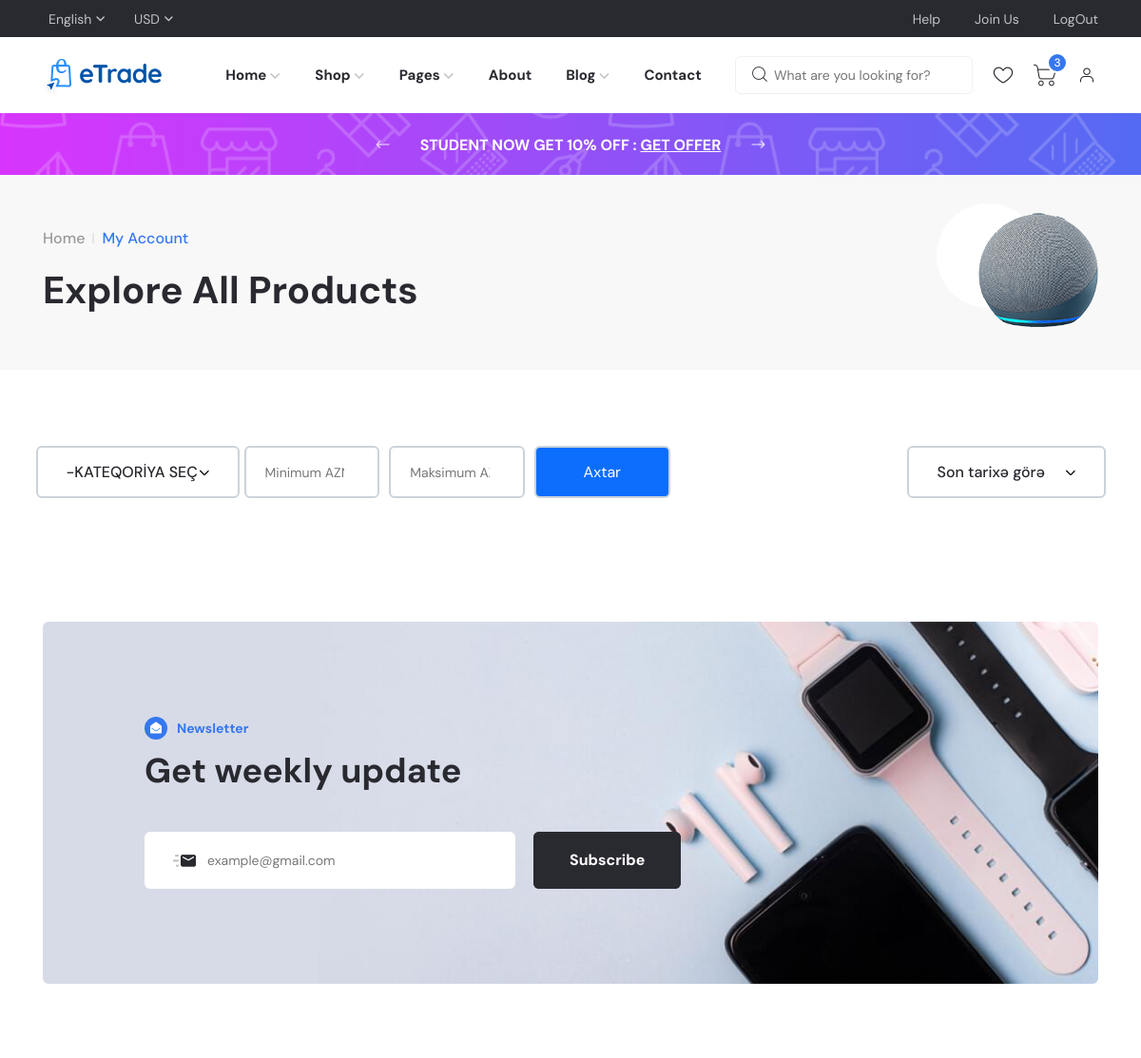
The page /list/ (signed in, upper part) on the database as committed earlier.
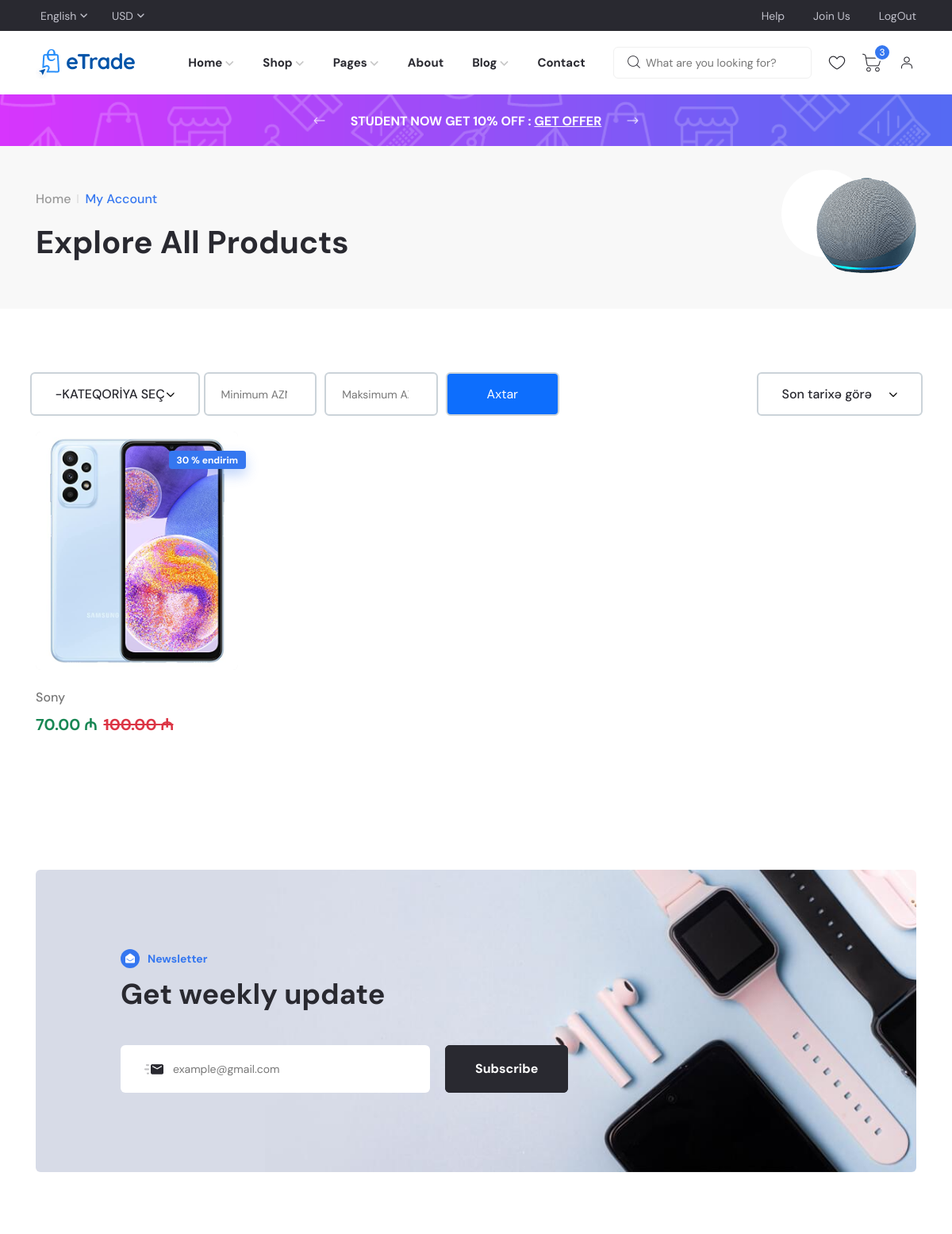
The same page on the database as committed later.
### products/models.py (models this page shows, shortened)
class Product(DateMixin):
    persentage = (
        (5, '5'),
        (10, '10'),
        (15, '15'),
        (20, '20'),
        (25, '25'),
        (30, '30'),
        (35, '35'),
        (40, '40'),
        (45, '45'),
        (50, '50'),
        (55, '55'),
        (60, '60'),
        (65, '65'),
        (70, '70'),
        (75, '75'),
        (80, '80'),
        (85, '85'),
        (90, '90'),
        (95, '95'),
        (100, '100')
    )
    user = models.ForeignKey(User, on_delete=models.CASCADE)
    category = models.ForeignKey(Category, on_delete=models.CASCADE, verbose_name="Kateqoriya")
    name = models.CharField(max_length=300, verbose_name="Məsulun adı")
    description = RichTextField(blank=True, null=True, verbose_name="Açıqlama")
    price = models.FloatField( verbose_name="Qiymət")
    in_sale = models.BooleanField(default=False , verbose_name="Endirimdə")
    discount_persentage = models.IntegerField(choices=persentage, null=True, blank=True, verbose_name="Endirim %")
    discount_price = models.FloatField(blank=True, null=True, verbose_name="Endirimli qiymət")
    class Meta:
        verbose_name = "Mehsullar"
        verbose_name_plural = "Mehsullar"
        ordering = ['-created_at','discount_price']

class ProductImage(DateMixin):
    product = models.ForeignKey(Product, on_delete=models.CASCADE)
    image = models.ImageField(upload_to=Uploader.upload_image_to_product)
    class Meta:
        verbose_name = "Məhsul şəkilləri"
        verbose_name_plural = "Məhsulların şəkilləri"
        ordering = ['-created_at']

### products/views.py (the view, shortened to what this page needs)
# urls.py: path("list/", views.product_list_view, name="list"),
@login_required(login_url="/login/")
def product_list_view(request):
    filter_dict = {}  #melumati icine doldurub sehifeye gondermek ucun.
    products = Product.objects.annotate(
        discount=Coalesce("discount_price", 0, output_field=FloatField()),
        sorting_price=Coalesce("discount_price", "price", output_field=FloatField())
    ).annotate(
        total_price=F("price") - F("discount")
    ).order_by("-created_at")
    categories = Category.objects.filter(parent__isnull=True)
    category = request.GET.get("category", None)
    min_price = request.GET.get("min_price", None)
    max_price = request.GET.get("max_price", None)
    if min_price:
        products = products.filter(sorting_price__gte=min_price)
        filter_dict['min_price'] = min_price
    if max_price:
        products = products.filter(sorting_price__lte=max_price)
        filter_dict['max_price'] = max_price
    order = request.GET.get("order",None)
    paginator = Paginator(products,8)
    page = request.GET.get("page",1)
    product_list = paginator.get_page(page)
    context = {
        "products": product_list, # pagination olanda
        "categories": categories,
        "filter_dict": filter_dict
    }
    return render(request, "products/list.html", context)

### products/templatetags/change_value_format.py (called while the page is built)
@register.filter()
def formatize(val):
    try:
        if val is not None:
            val = float(val)
            return f'{val:,.2f}'
        return val
    except Exception:
        return val

### templates/products/list.html (shortened to what the changed rows need)
{% extends "base.html" %}
{% load static %}
{% load change_value_format %}
{% load pagination %}
{% block main %}
    <main class="main-wrapper">
        <div class="axil-breadcrumb-area">
            <div class="container">
                <div class="row align-items-center">
                    <div class="col-lg-6 col-md-8">
                        <div class="inner">
                            <h1 class="title">Explore All Products</h1>
                        </div>
                    </div>
                </div>
            </div>
        </div>
        <div class="axil-shop-area axil-section-gap bg-color-white">
            <div class="container">
                <div class="row row--15">
                    {% for product in products %}
                    <div class="col-xl-3 col-lg-4 col-sm-6 col-12 mb--30">
                                        <div class="axil-product product-style-one">
                                            <div class="thumbnail">
                                                <a href="{% url "products:detail" product.id %}">
                                                    <img style="height: 300px; object-fit: cover;" data-sal="zoom-out" data-sal-delay="100" data-sal-duration="1500" src="{{ product.productimage_set.first.image.url }}" alt="{{ product.name }}">
                                                </a>
                                               {% if product.in_sale and product.discount_persentage %}
                                                <div class="label-block label-right">
                                                    <div class="product-badget">{{ product.discount_persentage|floatformat:0  }} % endirim</div>
                                                </div>
                                                {% endif %}
                                            </div>
                                            <div class="product-content">
                                                <div class="inner">
                                                    <h5 class="title"><a href="{% url "products:detail" product.id %}">{{ product.name }}</a></h5>
                                                    {% if product.in_sale and product.discount_persentage %}
                                                    <div class="product-price-variant">
                                                        <span class="price current-price text-success">{{ product.discount_price|formatize }} &#8380;</span>
                                                        <span class="price old-price text-danger">{{ product.price|formatize }} &#8380;</span>
                                                    </div>
                                                    {% else %}
                                                        <div class="product-price-variant">
                                                            <span class="price current-price">{{ product.price|formatize }} &#8380;</span>
                                                        </div>
                                                    {% endif %}
                                                </div>
                                            </div>
                                        </div>
                                    </div>
                    {% endfor %}
                </div>
            </div>
        </div>
        <div class="axil-newsletter-area axil-section-gap pt--0">
            <div class="container">
                <div class="etrade-newsletter-wrapper bg_image bg_image--5">
                    <div class="newsletter-content">
                        <h2 class="title mb--40 mb_sm--30">Get weekly update</h2>
                    </div>
                </div>
            </div>
        </div>
    </main>
{% endblock %}

Rows that differ between the two databases and show on the page:
added Product: productimage_set.first.image (picture), discount_persentage "30", name "Sony", discount_price "70.00", price "100.00"
